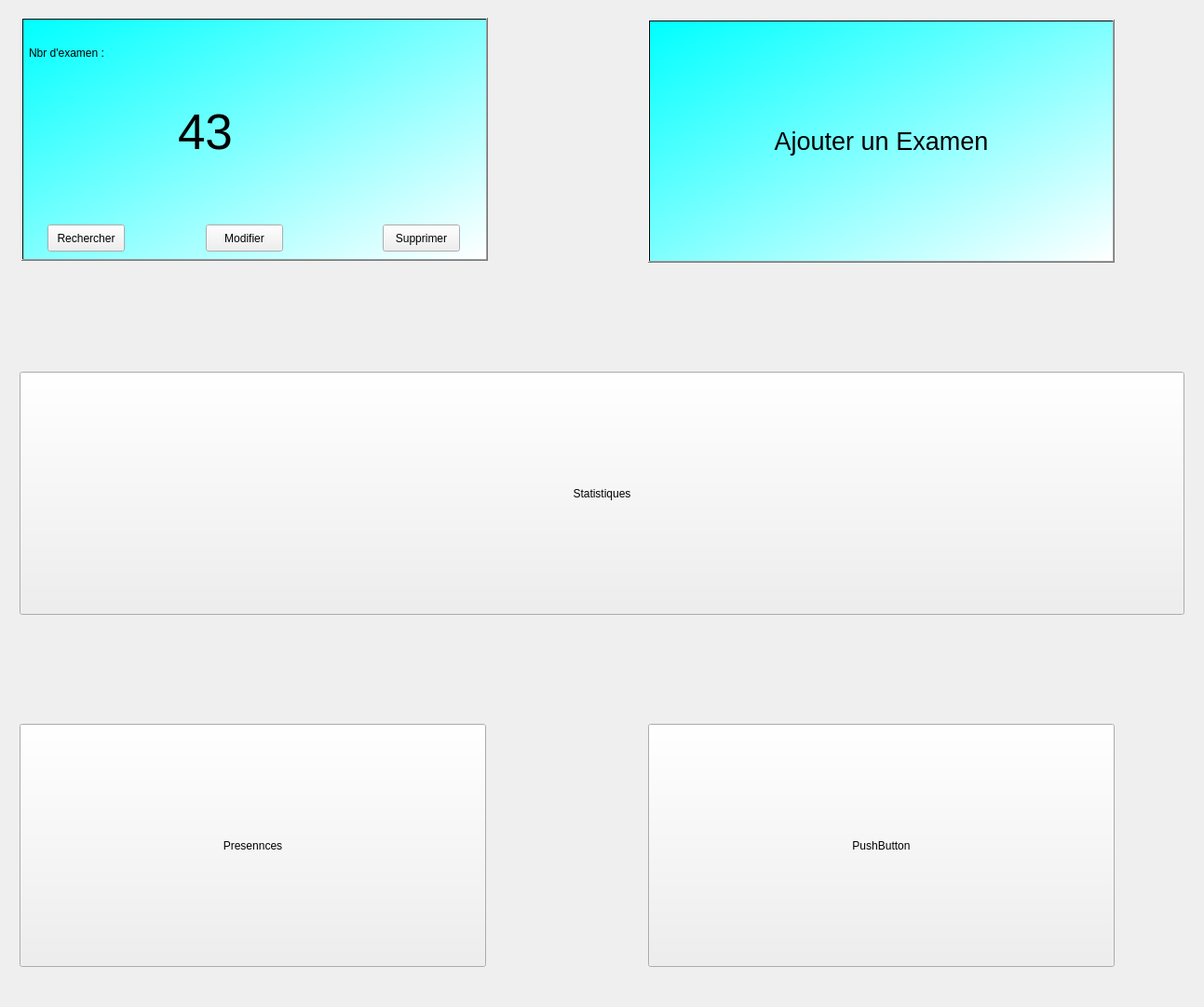
          <widget class="QWidget" name="scrollAreaWidgetContents_3">
           <property name="geometry">
            <rect>
             <x>0</x>
             <y>0</y>
             <width>1293</width>
             <height>1081</height>
            </rect>
           </property>
           <layout class="QGridLayout" name="gridLayout_4" rowminimumheight="0,0,80,0,0,80,0,0,0">
            <item row="5" column="0" colspan="2">
             <spacer name="horizontalSpacer_13">
              <property name="orientation">
               <enum>Qt::Vertical</enum>
              </property>
              <property name="sizeHint" stdset="0">
               <size>
                <width>40</width>
                <height>20</height>
               </size>
              </property>
             </spacer>
            </item>
            <item row="4" column="0" colspan="2">
             <spacer name="horizontalSpacer_14">
              <property name="orientation">
               <enum>Qt::Vertical</enum>
              </property>
              <property name="sizeHint" stdset="0">
               <size>
                <width>40</width>
                <height>20</height>
               </size>
              </property>
             </spacer>
            </item>
            <item row="6" column="1">
             <widget class="QFrame" name="frame_25">
              <property name="minimumSize">
               <size>
                <width>521</width>
                <height>281</height>
               </size>
              </property>
              <property name="maximumSize">
               <size>
                <width>521</width>
                <height>281</height>
               </size>
              </property>
              <property name="styleSheet">
               <string notr="true"/>
              </property>
              <property name="frameShape">
               <enum>QFrame::NoFrame</enum>
              </property>
              <widget class="QPushButton" name="pushButton_53">
               <property name="geometry">
                <rect>
                 <x>10</x>
                 <y>10</y>
                 <width>501</width>
                 <height>261</height>
                </rect>
               </property>
               <property name="text">
                <string>PushButton</string>
               </property>
              </widget>
             </widget>
            </item>
            <item row="3" column="0" colspan="2">
             <widget class="QFrame" name="frame_26">
              <property name="minimumSize">
               <size>
                <width>1271</width>
                <height>281</height>
               </size>
              </property>
              <property name="maximumSize">
               <size>
                <width>1271</width>
                <height>281</height>
               </size>
              </property>
              <property name="styleSheet">
               <string notr="true"/>
              </property>
              <property name="frameShape">
               <enum>QFrame::NoFrame</enum>
              </property>
              <widget class="QPushButton" name="pushButton_54">
               <property name="geometry">
                <rect>
                 <x>10</x>
                 <y>10</y>
                 <width>1251</width>
                 <height>261</height>
                </rect>
               </property>
               <property name="text">
                <string>Statistiques</string>
               </property>
              </widget>
             </widget>
            </item>
            <item row="2" column="0" colspan="2">
             <spacer name="horizontalSpacer_15">
              <property name="orientation">
               <enum>Qt::Vertical</enum>
              </property>
              <property name="sizeHint" stdset="0">
               <size>
                <width>40</width>
                <height>20</height>
               </size>
              </property>
             </spacer>
            </item>
            <item row="0" column="1">
             <widget class="QFrame" name="frame_27">
              <property name="minimumSize">
               <size>
                <width>521</width>
                <height>281</height>
               </size>
              </property>
              <property name="maximumSize">
               <size>
                <width>521</width>
                <height>281</height>
               </size>
              </property>
              <property name="styleSheet">
               <string notr="true"/>
              </property>
              <property name="frameShape">
               <enum>QFrame::NoFrame</enum>
              </property>
              <widget class="QPushButton" name="pushButton_55">
               <property name="geometry">
                <rect>
                 <x>10</x>
                 <y>10</y>
                 <width>501</width>
                 <height>261</height>
                </rect>
               </property>
               <property name="font">
                <font>
                 <pointsize>20</pointsize>
                </font>
               </property>
               <property name="styleSheet">
                <string notr="true">background-color: qlineargradient(spread:pad, x1:0, y1:0, x2:1, y2:1, stop:0 rgba(0, 255, 255, 255), stop:1 rgba(255, 255, 255, 255));</string>
               </property>
               <property name="text">
                <string>Ajouter un Examen</string>
               </property>
              </widget>
             </widget>
            </item>
            <item row="0" column="0">
             <widget class="QFrame" name="frame_28">
              <property name="minimumSize">
               <size>
                <width>521</width>
                <height>281</height>
               </size>
              </property>
              <property name="maximumSize">
               <size>
                <width>521</width>
                <height>281</height>
               </size>
              </property>
              <property name="styleSheet">
               <string notr="true"/>
              </property>
              <property name="frameShape">
               <enum>QFrame::NoFrame</enum>
              </property>
              <widget class="QPushButton" name="pushButton_ExmGoToCrud">
               <property name="geometry">
                <rect>
                 <x>12</x>
                 <y>8</y>
                 <width>501</width>
                 <height>261</height>
                </rect>
               </property>
               <property name="sizePolicy">
                <sizepolicy hsizetype="Minimum" vsizetype="Fixed">
                 <horstretch>0</horstretch>
                 <verstretch>0</verstretch>
                </sizepolicy>
               </property>
               <property name="styleSheet">
                <string notr="true">background-color: qlineargradient(spread:pad, x1:0, y1:0, x2:1, y2:1, stop:0 rgba(0, 255, 255, 255), stop:1 rgba(255, 255, 255, 255));</string>
               </property>
               <property name="text">
                <string/>
               </property>
               <property name="checkable">
                <bool>false</bool>
               </property>
               <property name="checked">
                <bool>false</bool>
               </property>
              </widget>
              <widget class="QLabel" name="label_81">
               <property name="geometry">
                <rect>
                 <x>20</x>
                 <y>20</y>
                 <width>171</width>
                 <height>51</height>
                </rect>
               </property>
               <property name="styleSheet">
                <string notr="true">QLabel {
    background-color: transparent;
}</string>
               </property>
               <property name="text">
                <string>Nbr d'examen : </string>
               </property>
              </widget>
              <widget class="QPushButton" name="pushButton_56">
               <property name="geometry">
                <rect>
                 <x>40</x>
                 <y>230</y>
                 <width>83</width>
                 <height>29</height>
                </rect>
               </property>
               <property name="styleSheet">
                <string notr="true">font: 8pt &quot;MS Serif&quot;;</string>
               </property>
               <property name="text">
                <string>Rechercher</string>
               </property>
              </widget>
              <widget class="QPushButton" name="pushButton_57">
               <property name="geometry">
                <rect>
                 <x>210</x>
                 <y>230</y>
                 <width>83</width>
                 <height>29</height>
                </rect>
               </property>
               <property name="text">
                <string>Modifier</string>
               </property>
              </widget>
              <widget class="QPushButton" name="pushButton_58">
               <property name="geometry">
                <rect>
                 <x>400</x>
                 <y>230</y>
                 <width>83</width>
                 <height>29</height>
                </rect>
               </property>
               <property name="text">
                <string>Supprimer</string>
               </property>
              </widget>
              <widget class="QLabel" name="label_83">
               <property name="geometry">
                <rect>
                 <x>180</x>
                 <y>90</y>
                 <width>141</width>
                 <height>81</height>
                </rect>
               </property>
               <property name="font">
                <font>
                 <pointsize>40</pointsize>
                </font>
               </property>
               <property name="styleSheet">
                <string notr="true">QLabel {
    background-color: transparent;
}</string>
               </property>
               <property name="text">
                <string>43</string>
               </property>
              </widget>
             </widget>
            </item>
            <item row="6" column="0">
             <widget class="QFrame" name="frame_29">
              <property name="minimumSize">
               <size>
                <width>521</width>
                <height>281</height>
               </size>
              </property>
              <property name="maximumSize">
               <size>
                <width>521</width>
                <height>281</height>
               </size>
              </property>
              <property name="styleSheet">
               <string notr="true"/>
              </property>
              <property name="frameShape">
               <enum>QFrame::NoFrame</enum>
              </property>
              <widget class="QPushButton" name="pushButton_59">
               <property name="geometry">
                <rect>
                 <x>10</x>
                 <y>10</y>
                 <width>501</width>
                 <height>261</height>
                </rect>
               </property>
               <property name="text">
                <string>Presennces</string>
               </property>
              </widget>
             </widget>
            </item>
            <item row="1" column="0" colspan="2">
             <spacer name="horizontalSpacer_16">
              <property name="orientation">
               <enum>Qt::Vertical</enum>
              </property>
              <property name="sizeHint" stdset="0">
               <size>
                <width>40</width>
                <height>20</height>
               </size>
              </property>
             </spacer>
            </item>
            <item row="8" column="0" colspan="2">
             <spacer name="horizontalSpacer_17">
              <property name="orientation">
               <enum>Qt::Vertical</enum>
              </property>
              <property name="sizeHint" stdset="0">
               <size>
                <width>40</width>
                <height>20</height>
               </size>
              </property>
             </spacer>
            </item>
            <item row="7" column="0" colspan="2">
             <spacer name="horizontalSpacer_18">
              <property name="orientation">
               <enum>Qt::Vertical</enum>
              </property>
              <property name="sizeHint" stdset="0">
               <size>
                <width>40</width>
                <height>20</height>
               </size>
              </property>
             </spacer>
            </item>
           </layout>
          </widget>
